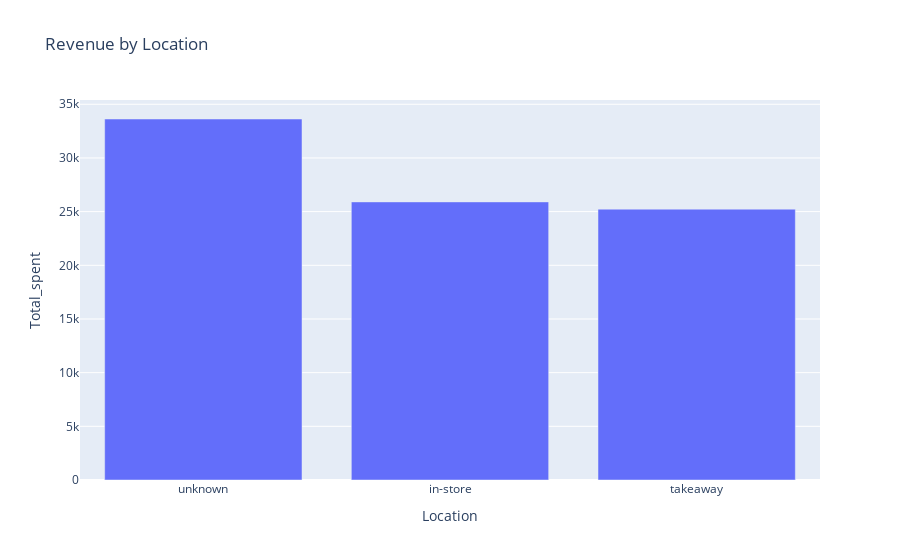

This figure's notebook cell:
### Code cell
fig = px.bar(
    Revenue_by_location,
    x = 'Location',
    y = 'Total_spent',
    title = 'Revenue by Location'
)
fig.show()

### Figure 1 — Plotly figure (JSON) as saved in the notebook; plotly's stock layout.template omitted (floating-point values rounded to 4 significant figures)
{"data": [{"hovertemplate": "Location=%{x}<br>Total_spent=%{y}<extra></extra>", "legendgroup": "", "marker": {"color": "#636efa", "pattern": {"shape": ""}}, "name": "", "orientation": "v", "showlegend": false, "textposition": "auto", "type": "bar", "x": ["unknown", "in-store", "takeaway"], "xaxis": "x", "y": [33630.0, 25910.0, 25230.0], "yaxis": "y"}], "layout": {"barmode": "relative", "legend": {"tracegroupgap": 0}, "title": {"text": "Revenue by Location"}, "xaxis": {"anchor": "y", "domain": [0, 1], "title": {"text": "Location"}}, "yaxis": {"anchor": "x", "domain": [0, 1], "title": {"text": "Total_spent"}}}}
